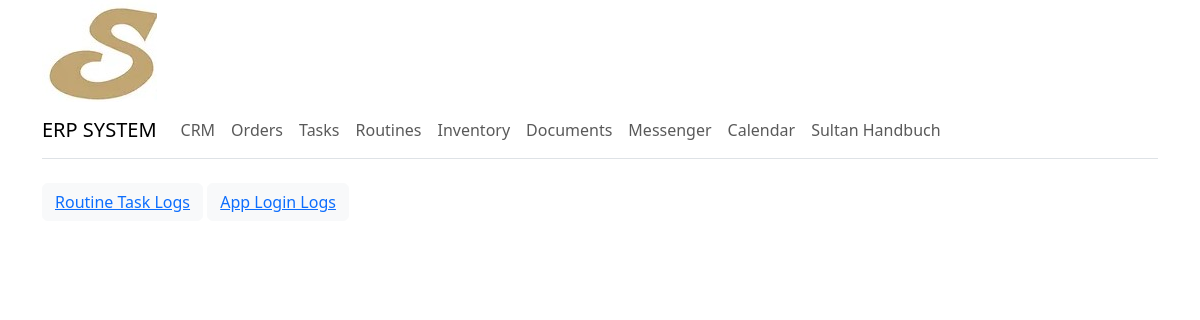
Page /stats/logs/ on the committed database.
### sultanerp/models.py (models this page shows, shortened)
class DynamicText(models.Model):
    title = models.CharField(max_length=255)
    text = models.TextField()

### sultanerp/views.py (the view)
# urls.py: path('stats/logs/', views.show_logs, name='logs'),
def show_logs(request):
    context = {}
    if request.resolver_match.url_name == 'routine_task_logs':
        context['logs'] = Logs.objects.all()
    elif request.resolver_match.url_name == 'login_logs':
        context['logs'] = LoginLog.objects.all()
    return render(request, 'stats/logs.html', context)

### sultanerp/utilities/context_processors.py (called while the page is built)
def dynamic_text_processor(request):
    dynamic_texts_objects = DynamicText.objects.all()
    dynamic_texts_dict = {dt.title: dt for dt in dynamic_texts_objects}
    return {'dynamic_texts': dynamic_texts_dict}

### sultanerp/templates/stats/logs.html (shortened to what this page needs)
{% extends "_base.html" %}
{% block content %}
{% include "navbar.html" %}
{% include "stats/_logs.html" %}
<br>
{% endblock %}

### sultanerp/templates/navbar.html (shortened to what this page needs)
<nav class="navbar navbar-expand-lg navbar-light bg-white border-bottom py-2">
  <a class="navbar-brand font-weight-bold" href="{% url 'dashboard' %}">ERP SYSTEM</a>
  <div class="collapse navbar-collapse" id="navbarNav">
    <ul class="navbar-nav">
      <li class="nav-item active">
        <a class="nav-link" href="{% url 'crm_view' %}">CRM</a>
      </li>
      <li class="nav-item">
        <a class="nav-link" href="{% url 'orders_view' %}">{{dynamic_texts.orders.text}}</a>
      </li>
      <li class="nav-item">
        <a class="nav-link" href="{% url 'task_list' %}">{{dynamic_texts.tasks.text}}</a>
      </li>
      <li class="nav-item">
        <a class="nav-link" href="{% url 'routine_list' %}">{{dynamic_texts.routines.text}}</a>
      </li>
      <li class="nav-item">
        <a class="nav-link" href="{% url 'inventory' %}">{{dynamic_texts.inventory.text}}</a>
      </li>
      <li class="nav-item">
        <a class="nav-link" href="{% url 'documents' %}">{{dynamic_texts.documents.text}}</a>
      </li>
      <li class="nav-item">
        <a class="nav-link" href="{% url 'messenger' %}">{{dynamic_texts.messenger.text}}</a>
      </li>
      <li class="nav-item">
        <a class="nav-link" href="{% url 'calendar' %}">{{dynamic_texts.calendar.text}}</a>
      </li>
      <li class="nav-item border-right">
        <a class="nav-link" href="{% url 'wiki_index' %}">{{dynamic_texts.handbook.text}}</a>
      </li>
    </ul>
  </div>
</nav>

### rows in the picture
DynamicText: orders.text "Orders"
DynamicText: tasks.text "Tasks"
DynamicText: routines.text "Routines"
DynamicText: inventory.text "Inventory"
DynamicText: documents.text "Documents"
DynamicText: messenger.text "Messenger"
DynamicText: calendar.text "Calendar"
DynamicText: handbook.text "Sultan Handbuch"
